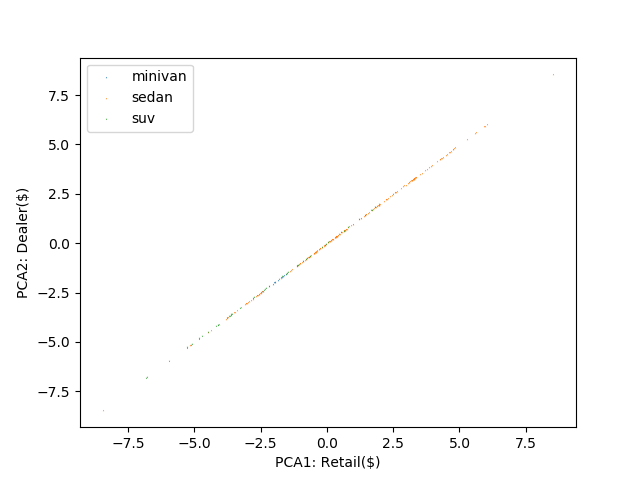

Write Python code to recreate this figure.
import numpy
import math
import matplotlib.pyplot as plt
from sklearn.decomposition import PCA
from sklearn.preprocessing import StandardScaler
import pandas as pd

# Formate csv data into matrix
data = pd.read_csv('cardata.csv', ',').iloc[:, 2:13].values

#Centralize and normalize data
data_std = StandardScaler().fit_transform(data)

# Get covariance matrix from standardized data
cov = numpy.cov(data_std.T)

# Get eigenvectors and eigenvalues
eigen = numpy.linalg.eig(cov)
e_values = eigen[0]
e_vectors = eigen[1]

# Sort eigenvalues by descending value
e_values[::-1].sort()

# Get first to PCAs from some of standardized data
pca = PCA(n_components=2).fit_transform(data_std)

#Filter out data 
minivan_x = []
minivan_y = []
sedan_x = []
sedan_y = []
suv_x = []
suv_y = []
with open('cardata.csv', 'r') as file:
    next(file)
    line_num = 0
    for line in file:
        words = line.rstrip().split(',')
        if words[1] == 'minivan':
            minivan_x.append(pca[line_num][0])
            minivan_y.append(pca[line_num][0])
        elif words[1] == 'sedan':
            sedan_x.append(pca[line_num][0])
            sedan_y.append(pca[line_num][0])
        elif words[1] == 'suv':
            suv_x.append(pca[line_num][0])
            suv_y.append(pca[line_num][0])
        line_num += 1


plt.scatter(minivan_x, minivan_y, label='minivan', marker=',', linewidths=0, s=1)
plt.scatter(sedan_x, sedan_y, label='sedan', marker=',', linewidths=0, s=1)
plt.scatter(suv_x, suv_y, label='suv', marker=',', linewidths=0, s=1)
plt.xlabel('PCA1: Retail($)')
plt.ylabel('PCA2: Dealer($)')
plt.legend()
plt.savefig('pca.png')
